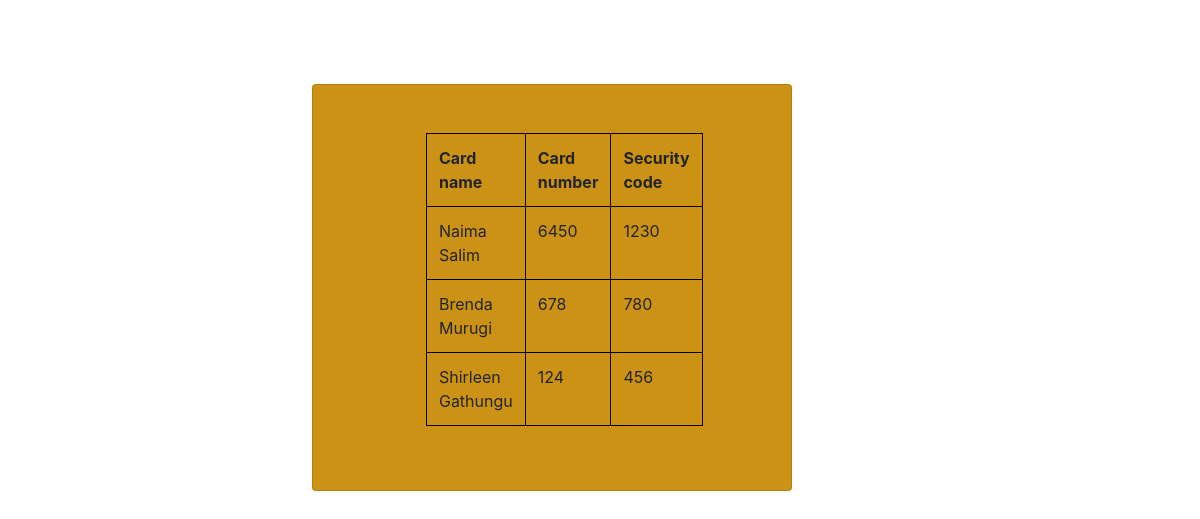
Page /wallet/cards/ on the committed database.
### wallet/models.py (models this page shows, shortened)
class Card(models.Model):
    card_number = models.IntegerField()
    card_name = models.CharField(max_length=20,null=True)
    date_issued = models.DateTimeField(default=datetime.now)
    CARD_CHOICES=(
        ('C','Credit Card'),
        ('D','Debit Card'),
    )
    card_type = models.CharField(max_length=20,choices=CARD_CHOICES,null=True)
    expiry_date = models.IntegerField()
    security_code = models.IntegerField()
    wallet = models.ForeignKey(Wallet,on_delete=models.CASCADE,related_name='card_wallet',null=True)
    account = models.ForeignKey(Account,on_delete=models.CASCADE,related_name='card_account',null=True)
    ISSUER_CHOICES=(
        ('v','Visa Card'),
        ('M','Master Card'),
    )
    issuer = models.CharField(max_length=20,choices=ISSUER_CHOICES,null=True)

### wallet/views.py (the view)
# urls.py: path("cards/", views.list_cards, name="cards_list"),
def list_cards(request):
    cards=Card.objects.all()
    return render(request, "wallet/cards_list.html",
    {"cards":cards})

### wallet/templates/wallet/cards_list.html (shortened to what this page needs)
<!DOCTYPE html>
<html lang="en">
<head>
    <link rel="stylesheet" href="https://cdn.jsdelivr.net/npm/bootstrap@4.3.1/dist/css/bootstrap.min.css">
</head>
<body>
    <div class="card" style="width: 30rem; background-color: rgb(204, 146, 22); padding: 4%; margin-left: 26%; margin-top: 3%; margin-top: 7%;">
    <table class="table" style="border: 1px solid black; border-collapse: collapse; width: 15rem; margin-left: 17%;">
        <tr>
            <th class="table" style="border: 1px solid black; border-collapse: collapse; width: 15rem; margin-left: 17%;">Card name</th>
            <th class="table" style="border: 1px solid black; border-collapse: collapse; width: 15rem; margin-left: 17%;">Card number</th>
            <th class="table" style="border: 1px solid black; border-collapse: collapse; width: 15rem; margin-left: 17%;">Security code</th>
        </tr>
        {%for card in cards%}
        <tr>
            <td class="table" style="border: 1px solid black; border-collapse: collapse; width: 15rem; margin-left: 17%;">{{card.card_name}}</td>
            <td class="table" style="border: 1px solid black; border-collapse: collapse; width: 15rem; margin-left: 17%;">{{card.card_number}}</td>
            <td class="table" style="border: 1px solid black; border-collapse: collapse; width: 15rem; margin-left: 17%;">{{card.security_code}}</td>
        </tr>
        {% endfor %}
    </table>
    </div>
</body>
</html>

### rows in the picture
Card: card_name "Naima Salim", card_number "6450", security_code "1230"
Card: card_name "Brenda Murugi", card_number "678", security_code "780"
Card: card_name "Shirleen Gathungu", card_number "124", security_code "456"
